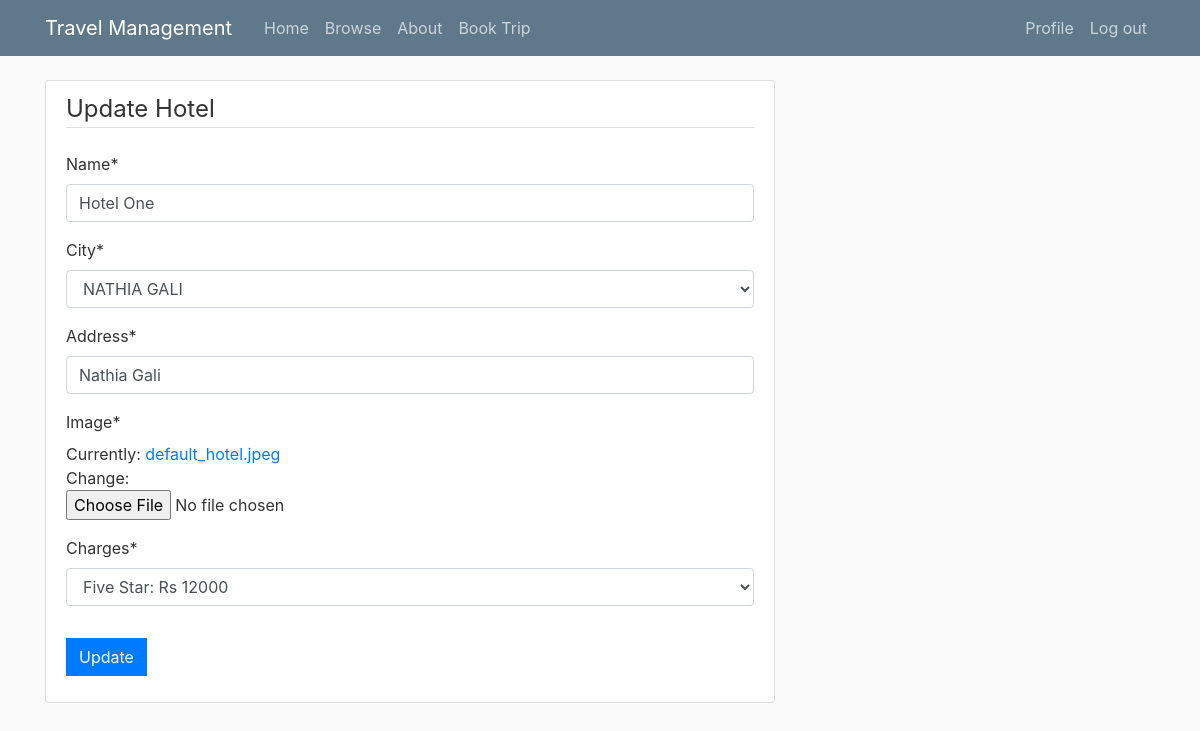
The page /hotel/1/hotel_form/ (signed in) on the database as committed earlier.
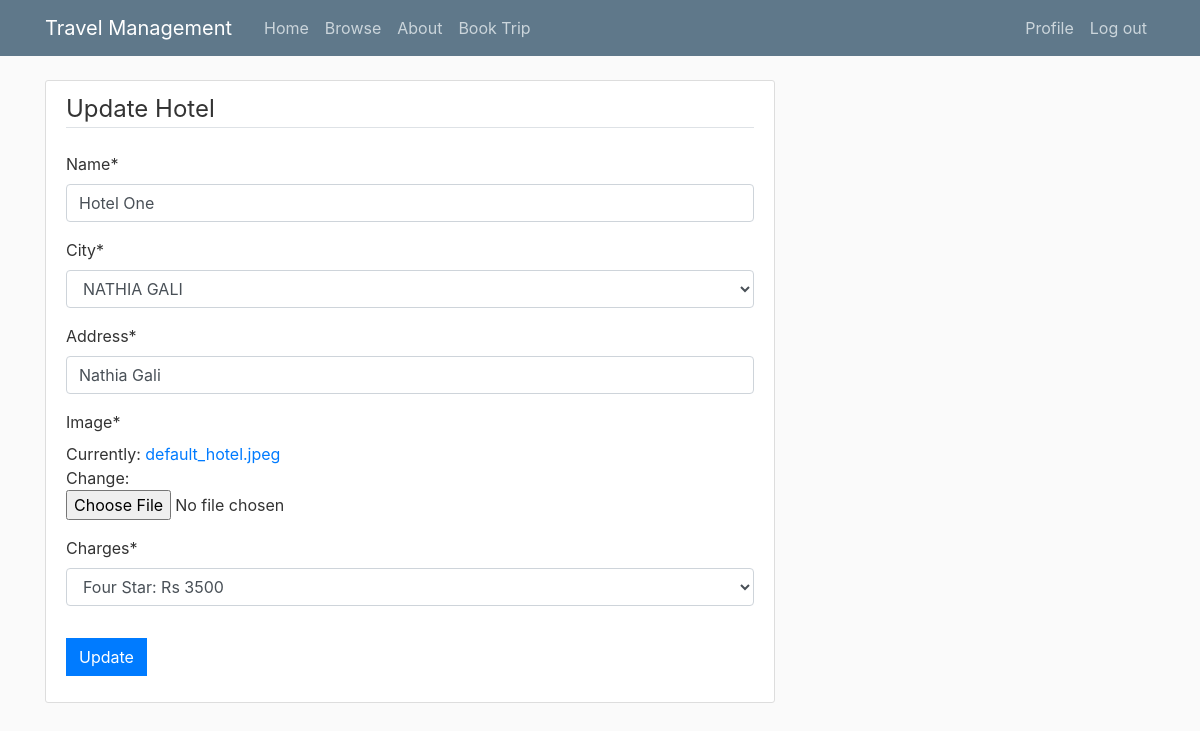
The same page on the database as committed later.
### agency/models.py (models this page shows, shortened)
class HOTEL(models.Model):
    city_choice = (
        ('ISLAMABAD', 'ISLAMABAD'),
        ('MURREE', 'MURREE'),
        ('NATHIA GALI', 'NATHIA GALI'),
        ('NARAN KAGHAN', 'NARAN KAGHAN'),
        ('KASHMIR', 'KASHMIR'),
        ('SAWAT', 'SAWAT'),
    )
    name = models.CharField(max_length=100)
    city = models.CharField(max_length=100, choices=city_choice)
    address = models.CharField(max_length=100)
    image = models.ImageField(default='default_hotel.jpeg', upload_to='hotel_pics')
    charges = models.ForeignKey(HOTEL_FARE,null=True,on_delete=models.PROTECT)
    available = models.BooleanField(default=True)

### agency/views.py (the view)
# urls.py: path('hotel/<int:pk>/hotel_form/', views.HotelUpdateView.as_view(), name='agency-hotel-form'),
class HotelUpdateView(LoginRequiredMixin, UpdateView):
    model = HOTEL
    fields = ['name','city', 'address', 'image','charges']

### agency/models.py (called while the page is built)
    def __str__(self):
        return self.hotel_type + ': Rs ' + str(self.hotel_fare)

### agency/templates/agency/hotel_form.html (shortened to what this page needs)
{% extends "agency/base.html" %}
{% load crispy_forms_tags %}
{% block content %}
    <div class="content-section">
        <form method="POST" enctype="multipart/form-data">
            <fieldset class="form-group">
                <legend class="border-bottom mb-4" > Update Hotel </legend>
                {{ form|crispy }}
            </fieldset>
            <div class="form-group">
                <button class="btn btn-primary" type="submit" name="update"> Update </button>
            </div>
        </form>
    </div>
{% endblock content %}

Rows that differ between the two databases and show on the page:
changed HOTEL "Hotel One": charges "Five Star: Rs 12000" → "Four Star: Rs 3500"
